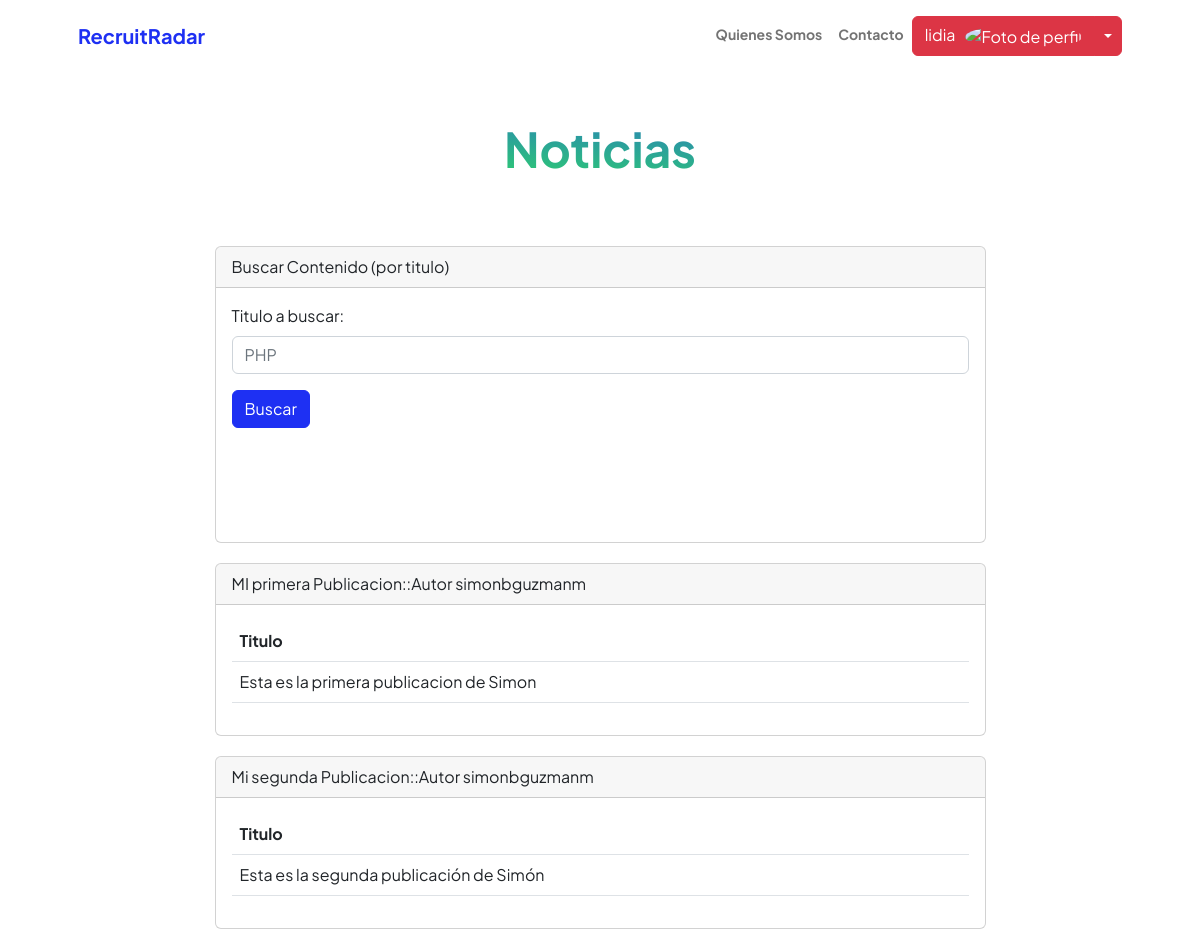
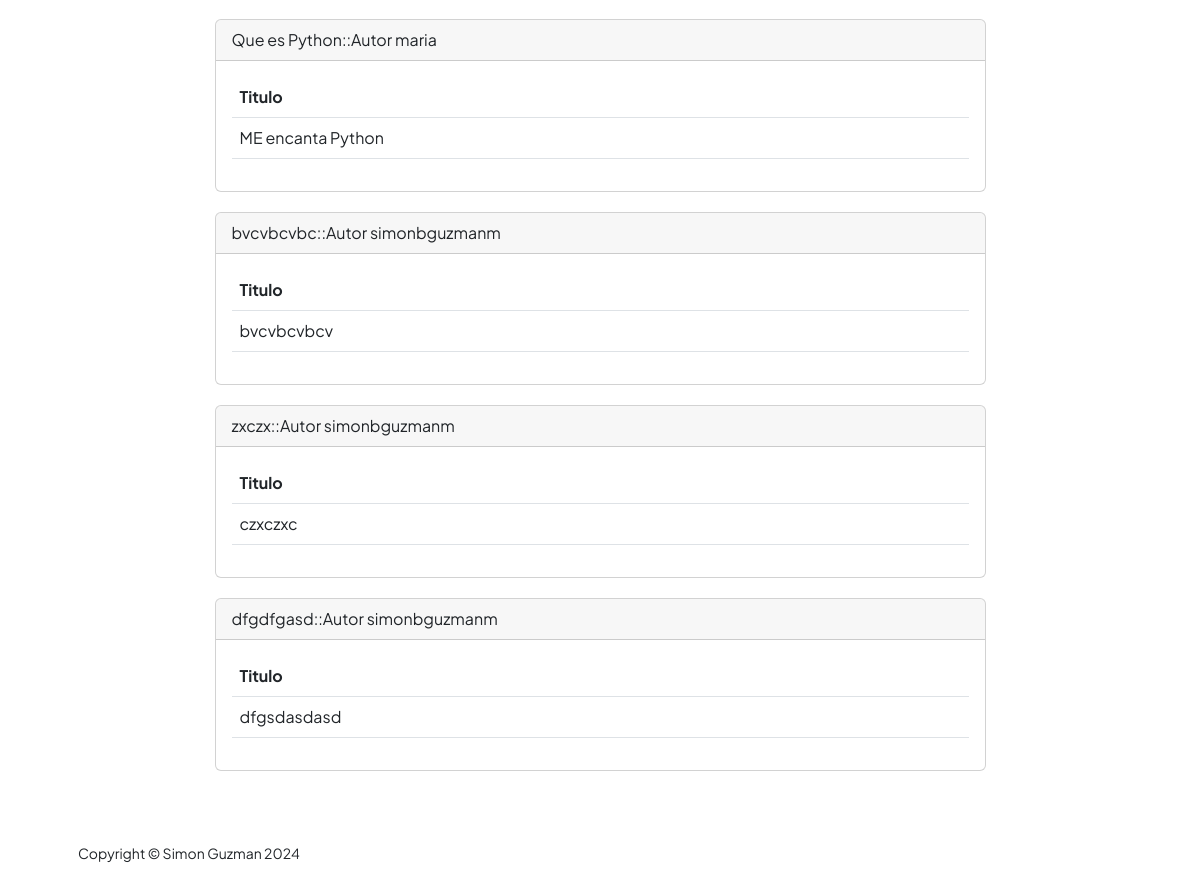
Screenshot of /appUsers/noticias (signed in) with the database file from the repository (2 pictures, top to bottom).
### appUsers/models.py (models this page shows, shortened)
class Publicacion(models.Model):
    user = models.ForeignKey(User, on_delete=models.CASCADE, null=True)
    titulo = models.CharField(max_length=100, null=True, blank = True)
    contenido = models.CharField(max_length=1000, null=True, blank = True)
    imagen = models.ImageField(upload_to='publicaciones',null=True,blank=True)

### appUsers/views.py (the view, shortened to what this page needs)
# urls.py: path('noticias',views.noticias,name="Noticias"),
@login_required
def noticias(request):
    publicacion = Publicacion.objects.all().reverse()[:10]
    return render(request,"appUsers/noticias.html",{"publicacion":publicacion,"resp":"","respSearch":"","avatar":request.session.get('foto-avatar', 'none')})

### appUsers/templates/appUsers/noticias.html (shortened to what this page needs)
{% extends "AppUsers/base.html" %}
{% load static %}
{% block datosDinamicos %}
<div class="container px-5 my-5">
    <div class="text-center mb-5">
        <h1 class="display-5 fw-bolder mb-0"><span class="text-gradient d-inline">Noticias</span></h1>
    </div>
    <div class="row gx-5 justify-content-center">
        <div class="col-lg-11 col-xl-9 col-xxl-8">
             <div class="card" style="margin-top: 20px;">
              <div class="card-header">
                Buscar Contenido (por titulo)
              </div>
              <div class="card-body">
                <section style="margin-bottom: 50px;">
                  <form action="/appUsers/noticias/" method="GET" class="mb-3">{% csrf_token %}
                    <div class="mb-3">
                      <label for="exampleFormControlInput1" class="form-label">Titulo a buscar:</label>
                      <input type="text" class="form-control" name="news_search" id="news_search" placeholder="PHP">
                    </div>
                    <div class="mb-3">
                      <input class="btn btn-primary" type="submit" value="Buscar">
                    </div>
                  </form>
                  <div class="card-body">
                </section>
              </div>
              </div>
              {% for info in publicacion %}
              <div class="card" style="margin-top: 20px;">
                <div class="card-header">
                  {{info.titulo}}::Autor {{info.user.username}}
                </div>
                <div class="card-body">
                  <section>
                    <table class="table caption-top">
                        <thead>
                          <tr>
                            <th scope="col">Titulo</th>
                          </tr>
                        </thead>
                        <tbody>
                          <tr>
                            <td>{{info.contenido}}</td>
                          </tr>
                        </tbody>
                    </table>
                </section>
                </div>
              </div>
              {% endfor%}
        </div>
    </div>
</div>
{% endblock %}

### appUsers/templates/appUsers/base.html (shortened to what this page needs)
<!DOCTYPE html>
<html lang="en">
    <head>
        {% load static %}
        <link rel="stylesheet" href="https://cdnjs.cloudflare.com/ajax/libs/font-awesome/6.0.0/css/all.min.css">
        <link href="https://cdn.jsdelivr.net/npm/bootstrap-icons@1.8.1/font/bootstrap-icons.css" rel="stylesheet" />
        <link href="{% static 'css/styles.css' %}" rel="stylesheet" />
    </head>
    <body class="d-flex flex-column h-100">
        <main class="flex-shrink-0">
            <nav class="navbar navbar-expand-lg navbar-light bg-white py-3">
                <div class="container px-5">
                    <a class="navbar-brand" href="{% url 'Home' %}"><span class="fw-bolder text-primary">RecruitRadar</span></a>
                    <div class="collapse navbar-collapse" id="navbarSupportedContent">
                        <ul class="navbar-nav ms-auto mb-2 mb-lg-0 small fw-bolder">
                            <li class="nav-item"><a class="nav-link" href="{% url 'Aboutme' %}">Quienes Somos</a></li>
                            <li class="nav-item"><a class="nav-link" href="{% url 'Contact' %}">Contacto</a></li>
                            {% if request.user.is_authenticated %}
                            <div class="btn-group">
                                <button type="button" class="btn btn-danger">{{ request.user.username}}<img src="{{avatar}}" alt="Foto de perfil" class="img-fluid rounded-circle" width="50" style="margin-left: 10px;"></button>
                                <button type="button" class="btn btn-danger dropdown-toggle dropdown-toggle-split" data-bs-toggle="dropdown" aria-expanded="false">
                                </button>
                              </div>
                            {% else %}
                                <li class="nav-item"><a class="nav-link" href="{% url 'Login' %}">Iniciar Sesión</a></li>
                                <li class="nav-item"><a class="nav-link" href="{% url 'Register' %}">Registrar</a></li>
                            {% endif %}
                        </ul>
                    </div>
                </div>
            </nav>
            {% block datosDinamicos %}
            {% endblock %}
        </main>
        <footer class="bg-white py-4 mt-auto">
            <div class="container px-5">
                <div class="row align-items-center justify-content-between flex-column flex-sm-row">
                    <div class="col-auto"><div class="small m-0">Copyright &copy; Simon Guzman 2024</div></div>
                </div>
            </div>
        </footer>
    </body>
</html>

### rows the page displays
Publicacion: titulo "MI primera Publicacion", user.username "simonbguzmanm", contenido "Esta es la primera publicacion de Simon"
Publicacion: titulo "Mi segunda Publicacion", user.username "simonbguzmanm", contenido "Esta es la segunda publicación de Simón"
Publicacion: titulo "Que es Python", user.username "maria", contenido "ME encanta Python"
Publicacion: titulo "bvcvbcvbc", user.username "simonbguzmanm", contenido "bvcvbcvbcv"
Publicacion: titulo "zxczx", user.username "simonbguzmanm", contenido "czxczxc"
Publicacion: titulo "dfgdfgasd", user.username "simonbguzmanm", contenido "dfgsdasdasd"

### other values shown
{{ request.user.username }} "lidia"
